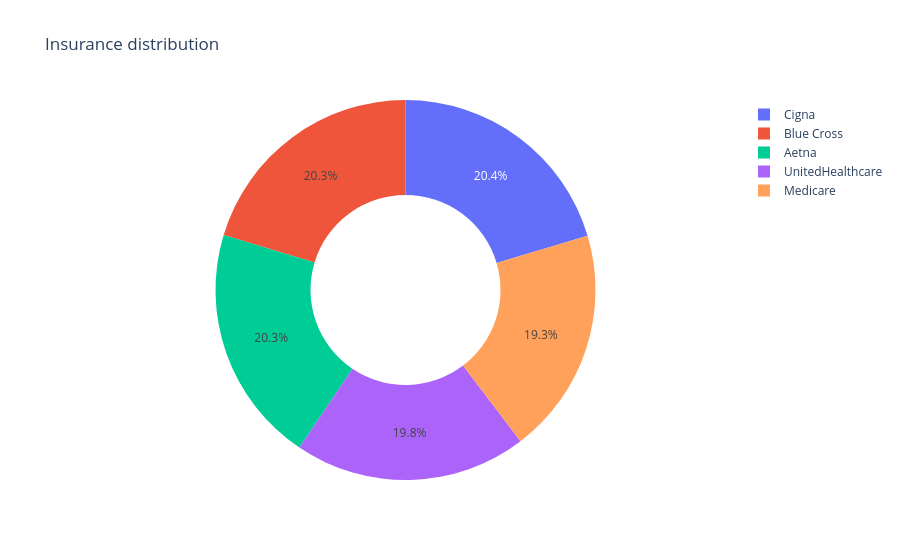

The notebook cell this image was saved under:
### Code cell
fig = px.pie(insurance_dist,names='insurance',values='count',title='Insurance distribution',hole=0.5)
fig.show()

### Figure 1 — Plotly figure (JSON) as saved in the notebook; plotly's stock layout.template omitted (floating-point values rounded to 4 significant figures)
{"data": [{"domain": {"x": [0, 1], "y": [0, 1]}, "hole": 0.5, "hovertemplate": "insurance=%{label}<br>count=%{value}<extra></extra>", "labels": ["Cigna", "Blue Cross", "Aetna", "UnitedHealthcare", "Medicare"], "legendgroup": "", "name": "", "showlegend": true, "type": "pie", "values": [2040, 2032, 2025, 1978, 1925]}], "layout": {"legend": {"tracegroupgap": 0}, "title": {"text": "Insurance distribution"}}}
